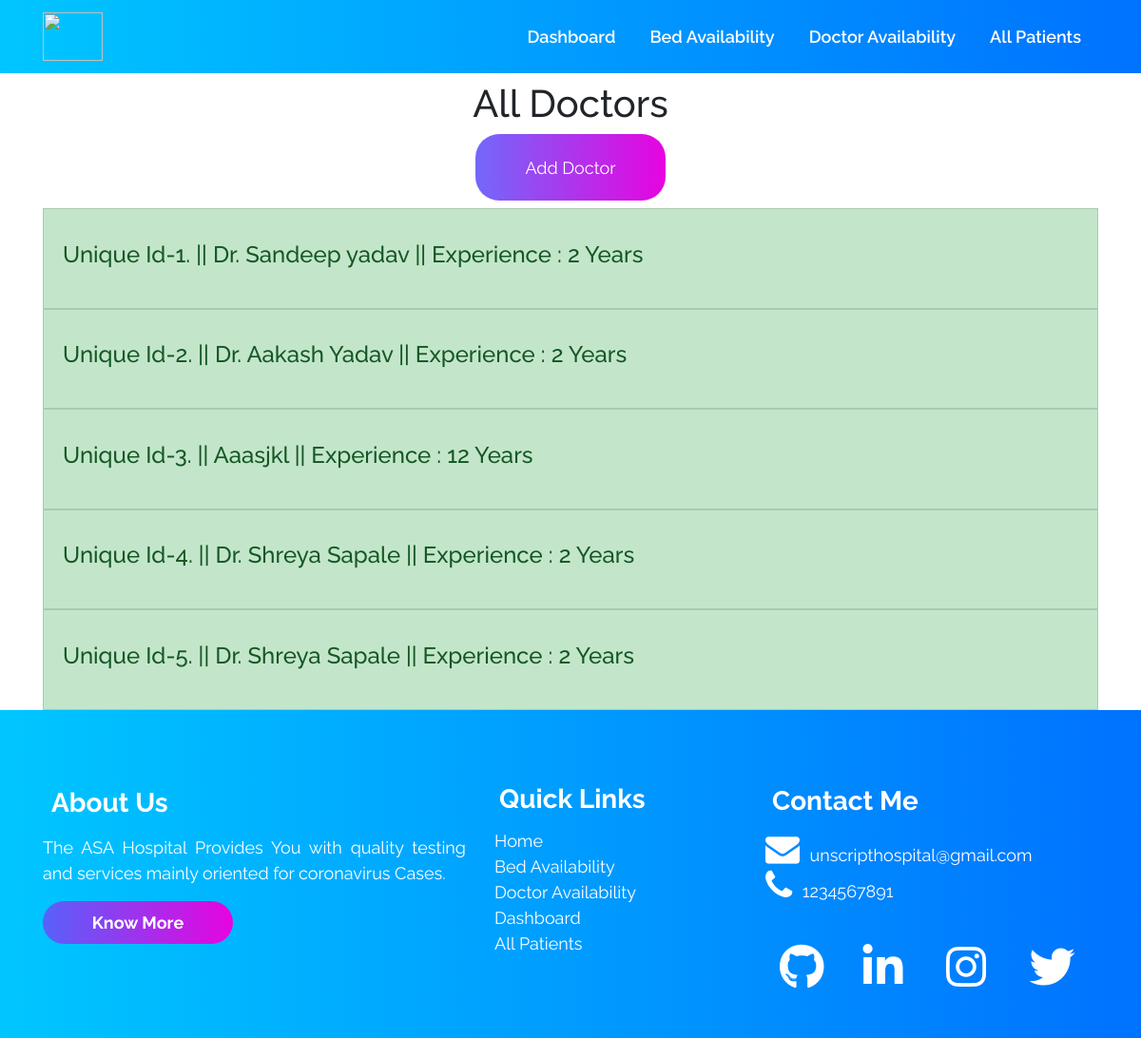
/doctoravailability/, run on an earlier commit of the app's database.
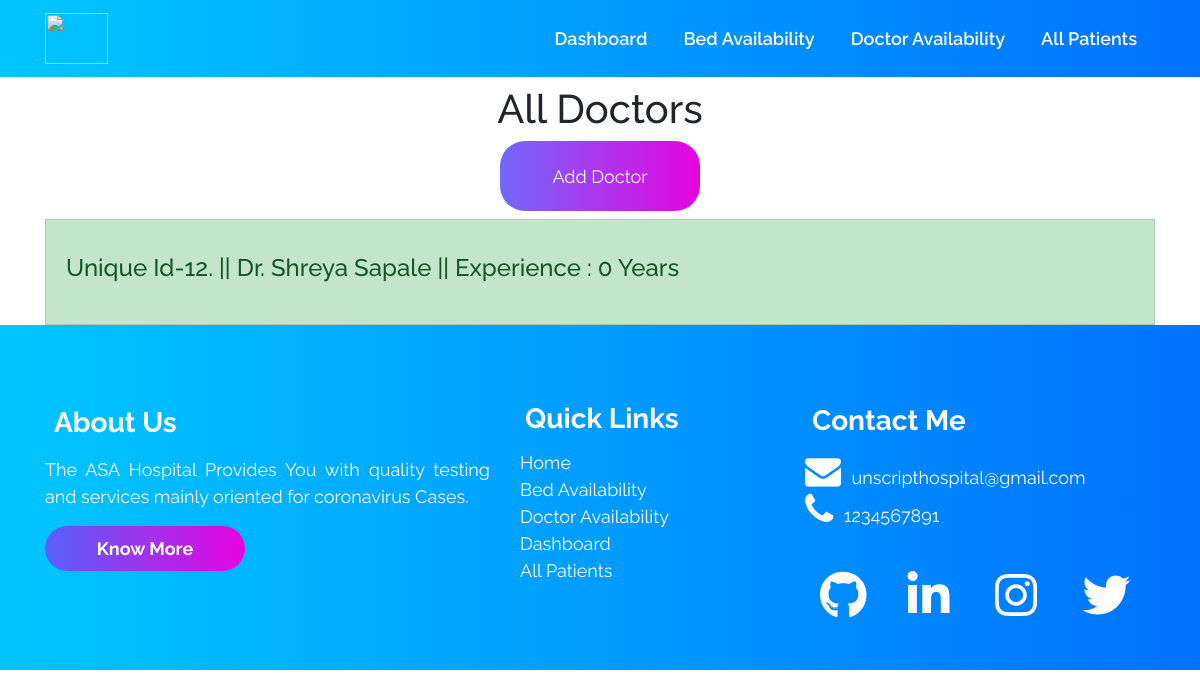
And on a later commit of the database.
### accounts/models.py (models this page shows, shortened)
class Doctor (models.Model):
    doctor_id = models.AutoField(primary_key=True)
    name = models.CharField(max_length=500, default="")
    phone = models.CharField(default="", max_length=500)
    experience_in_years = models.IntegerField(default=0)
    occupied = models.BooleanField(default=False)

### accounts/views.py (the view)
# urls.py: path("doctoravailability/", views.doctoravailability,
def doctoravailability(request):
    all_doctor_objects = Doctor.objects.all()
    context = {'all_doctors': all_doctor_objects}
    return render(request, 'doctoravailability.html', context)

### templates/doctoravailability.html (shortened to what this page needs)
{% extends 'innerbase.html' %}
{% load static %}
{% block cssLinks %}
<link rel="stylesheet" href="{% static 'css/doctoravailability.css' %}">
{% endblock %}
{% block body %}
<div class="container">
    <h1 class="text-center heading my-2">All Doctors</h1>
    <div class="container text-center my-2">
        <a href="/adddoctor">
            <button class="commonbuttons text-center">Add Doctor</button>
        </a>
    </div>
    <ul class="list-group">
        {% for doctor in all_doctors %}
        <a href="/patients/{{patient.patient_id}}" style="text-decoration: none;">
            <li class="list-group-item list-group-item-action
        {% if doctor.occupied %} list-group-item-danger {% else %} list-group-item-success {% endif %}
        ">
                <h4> Unique Id-{{doctor.pk}}. || {{doctor.name}} || Experience : {{doctor.experience_in_years}} Years
                </h4>
            </li>
        </a>
        {% empty %}
        <li class="list-group-item list-group-item-action">NO ITEMS ACCORDING TO YOUR SEARCH</li>
        {% endfor %}
    </ul>
</div>
{% endblock %}

What changed in the data, as far as the page shows it:
removed Doctor: pk "1", name "Dr. Sandeep yadav", experience_in_years "2"
removed Doctor: pk "2", name "Dr. Aakash Yadav", experience_in_years "2"
removed Doctor: pk "3", name "Aaasjkl", experience_in_years "12"
removed Doctor: pk "4", name "Dr. Shreya Sapale", experience_in_years "2"
removed Doctor: pk "5", name "Dr. Shreya Sapale", experience_in_years "2"
added Doctor: pk "12", name "Dr. Shreya Sapale", experience_in_years "0"
